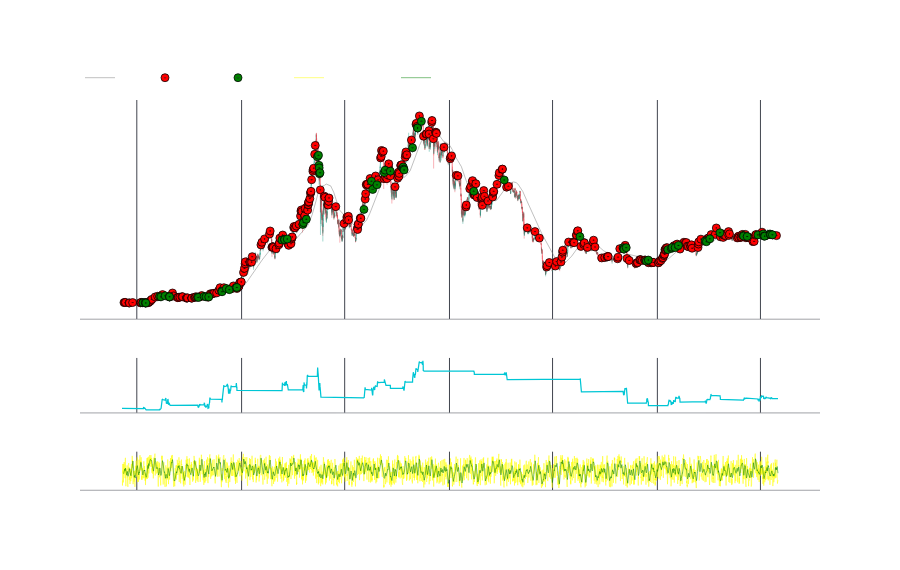

Notebook cell for this chart:
### Code cell
to_show = df.copy()#[200:600]
if 'volume' in to_show.columns:
	to_show.drop(columns=['volume'],inplace=True)
indicators = [
     {'col': 'MA','color': 'gray','row': 1, 'mode':'lines',},
     #{'col': 'ZigZag','name': 'ZigZag','color': 'yellow','row': 1, 'mode':'markers',},

        ]
indicators_out = [
     {'col': 'Optimal_RSI','color': 'yellow','row': 1, 'mode':'lines',},
     {'col': 'RSI_MA','color': 'green','row': 1, 'mode':'lines',},
     #{'col': 'RSI_BBU','color': 'green','row': 1, 'mode':'lines',},
     #{'col': 'RSI_BBL','color': 'green','row': 1, 'mode':'lines',},
       ]
#https://plotly.com/python/reference/scatter/#scatter-marker-symbol
events = [
        {'df':to_show,'col':'sell','name': 'SELL','color': 'red','symbol': 'circle-dot' }, 
        {'df':to_show,'col':'buy','name': 'BUY','color': 'green','symbol': 'circle-dot' }, 
     ]

fig = fn.ohlc_chart(to_show,indicators=indicators,indicators_out = indicators_out, events=events) #
fig.show()

### Figure 1 — Plotly figure (JSON) as saved in the notebook; plotly's stock layout.template omitted (floating-point values rounded to 4 significant figures; data arrays with more than 128 entries replaced by an {"elided": "..."} marker saying what was removed)
{"data": [{"close": {"elided": "6912 float values"}, "decreasing": {"line": {"color": "rgba(242,54,69,0.5)"}}, "high": {"elided": "6912 float values"}, "increasing": {"line": {"color": "rgba(8,153,129,0.5)"}}, "line": {"width": 0.75}, "low": {"elided": "6912 float values"}, "name": "BTCUDST", "open": {"elided": "6912 float values"}, "showlegend": false, "type": "candlestick", "x": {"elided": "6912 str values"}, "xaxis": "x", "yaxis": "y"}, {"line": {"width": 0.5}, "marker": {"color": "gray", "size": 2, "symbol": "x"}, "mode": "lines", "name": "MA", "type": "scatter", "x": {"elided": "6713 str values"}, "xaxis": "x", "y": {"elided": "6713 float values"}, "yaxis": "y"}, {"marker": {"color": "red", "line": {"color": "black", "width": 0.75}, "size": 8, "symbol": "circle-dot"}, "mode": "markers", "name": "SELL", "type": "scatter", "x": {"elided": "6912 str values"}, "xaxis": "x", "y": {"elided": "6912 float values"}, "yaxis": "y"}, {"marker": {"color": "green", "line": {"color": "black", "width": 0.75}, "size": 8, "symbol": "circle-dot"}, "mode": "markers", "name": "BUY", "type": "scatter", "x": {"elided": "6912 str values"}, "xaxis": "x", "y": {"elided": "6912 float values"}, "yaxis": "y"}, {"line": {"width": 1.25}, "marker": {"color": "#00c6d5"}, "mode": "lines", "name": "PNL", "showlegend": false, "type": "scatter", "x": {"elided": "6912 str values"}, "xaxis": "x2", "y": {"elided": "6912 float values"}, "yaxis": "y2"}, {"line": {"width": 0.5}, "marker": {"color": "yellow"}, "mode": "lines", "name": "Optimal_RSI", "type": "scatter", "x": {"elided": "6912 str values"}, "xaxis": "x3", "y": {"elided": "6912 float values"}, "yaxis": "y3"}, {"line": {"width": 0.5}, "marker": {"color": "green"}, "mode": "lines", "name": "RSI_MA", "type": "scatter", "x": {"elided": "6912 str values"}, "xaxis": "x3", "y": {"elided": "6912 float values"}, "yaxis": "y3"}], "layout": {"font": {"color": "#ffffff", "family": "Helvetica"}, "height": 570, "legend": {"orientation": "h", "x": 0, "xanchor": "left", "y": 1.02, "yanchor": "bottom"}, "modebar": {"bgcolor": "rgba(0,0,0,0)"}, "paper_bgcolor": "rgba(0,0,0,0)", "plot_bgcolor": "rgba(0,0,0,0)", "xaxis": {"anchor": "y", "domain": [0, 1], "gridcolor": "#40444e", "linecolor": "#40444e", "linewidth": 0.5, "matches": "x3", "rangeslider": {"visible": false}, "showline": true, "showticklabels": false}, "xaxis2": {"anchor": "y2", "domain": [0, 1], "gridcolor": "#40444e", "linecolor": "#40444e", "linewidth": 0.5, "matches": "x3", "showline": true, "showticklabels": false}, "xaxis3": {"anchor": "y3", "domain": [0, 1], "gridcolor": "#40444e", "linecolor": "#40444e", "linewidth": 0.5, "showline": true}, "yaxis": {"anchor": "x", "domain": [0.4386, 1], "gridcolor": "rgba(0,0,0,0)", "linecolor": "#40444e", "linewidth": 0.5, "showline": false, "showticklabels": true, "title": {"text": "Precio"}, "zeroline": false}, "yaxis2": {"anchor": "x2", "domain": [0.1982, 0.3386], "gridcolor": "rgba(0,0,0,0)", "linecolor": "#40444e", "linewidth": 0.5, "showline": false, "showticklabels": true, "title": {"text": "PNL"}, "zeroline": false}, "yaxis3": {"anchor": "x3", "domain": [0, 0.09825], "gridcolor": "rgba(0,0,0,0)", "linecolor": "#40444e", "linewidth": 0.5, "showline": false, "zeroline": false}}}
